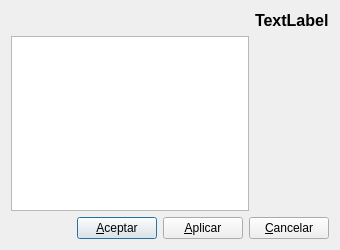
<?xml version="1.0" encoding="UTF-8"?>
<ui version="4.0">
 <class>Dialog</class>
 <widget class="QDialog" name="Dialog">
  <property name="geometry">
   <rect>
    <x>0</x>
    <y>0</y>
    <width>340</width>
    <height>250</height>
   </rect>
  </property>
  <property name="windowTitle">
   <string>Dialog</string>
  </property>
  <layout class="QGridLayout" name="gridLayout">
   <item row="0" column="1">
    <widget class="QLabel" name="titleLabel">
     <property name="font">
      <font>
       <pointsize>12</pointsize>
       <weight>75</weight>
       <bold>true</bold>
      </font>
     </property>
     <property name="text">
      <string>TextLabel</string>
     </property>
    </widget>
   </item>
   <item row="1" column="0">
    <widget class="QListView" name="listView">
     <property name="sizePolicy">
      <sizepolicy hsizetype="Preferred" vsizetype="Preferred">
       <horstretch>0</horstretch>
       <verstretch>0</verstretch>
      </sizepolicy>
     </property>
    </widget>
   </item>
   <item row="1" column="1">
    <widget class="QStackedWidget" name="stackedWidget">
     <property name="sizePolicy">
      <sizepolicy hsizetype="Expanding" vsizetype="Expanding">
       <horstretch>0</horstretch>
       <verstretch>0</verstretch>
      </sizepolicy>
     </property>
    </widget>
   </item>
   <item row="2" column="0" colspan="2">
    <layout class="QHBoxLayout" name="horizontalLayout">
     <item>
      <spacer name="horizontalSpacer">
       <property name="orientation">
        <enum>Qt::Horizontal</enum>
       </property>
       <property name="sizeHint" stdset="0">
        <size>
         <width>40</width>
         <height>20</height>
        </size>
       </property>
      </spacer>
     </item>
     <item>
      <widget class="QPushButton" name="okPushButton">
       <property name="text">
        <string>&amp;Aceptar</string>
       </property>
      </widget>
     </item>
     <item>
      <widget class="QPushButton" name="applyPushButton">
       <property name="text">
        <string>&amp;Aplicar</string>
       </property>
      </widget>
     </item>
     <item>
      <widget class="QPushButton" name="cancelPushButton">
       <property name="text">
        <string>&amp;Cancelar</string>
       </property>
      </widget>
     </item>
    </layout>
   </item>
  </layout>
 </widget>
 <resources/>
 <connections/>
</ui>
